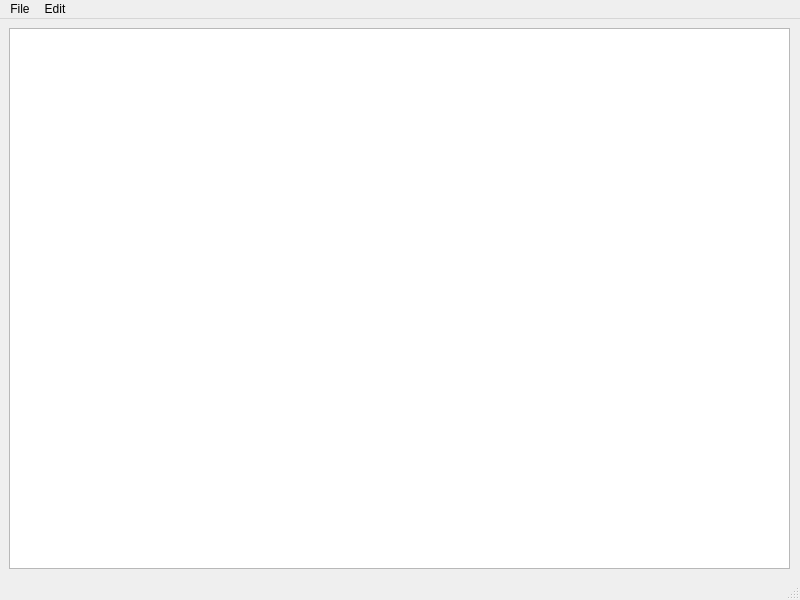
<?xml version="1.0" encoding="UTF-8"?>
<ui version="4.0">
 <class>MainWindow</class>
 <widget class="QMainWindow" name="MainWindow">
  <property name="geometry">
   <rect>
    <x>0</x>
    <y>0</y>
    <width>800</width>
    <height>600</height>
   </rect>
  </property>
  <property name="windowTitle">
   <string>MainWindow</string>
  </property>
  <widget class="QWidget" name="centralwidget">
   <widget class="QWidget" name="verticalLayoutWidget">
    <property name="geometry">
     <rect>
      <x>9</x>
      <y>9</y>
      <width>781</width>
      <height>541</height>
     </rect>
    </property>
    <layout class="QVBoxLayout" name="verticalLayout">
     <item>
      <widget class="QPlainTextEdit" name="base_PlainTextEdit"/>
     </item>
    </layout>
   </widget>
  </widget>
  <widget class="QMenuBar" name="menubar">
   <property name="geometry">
    <rect>
     <x>0</x>
     <y>0</y>
     <width>800</width>
     <height>21</height>
    </rect>
   </property>
   <widget class="QMenu" name="menuFiel">
    <property name="title">
     <string>File</string>
    </property>
    <addaction name="actionNew"/>
    <addaction name="actionOpen"/>
    <addaction name="actionSave"/>
    <addaction name="actionSave_as"/>
    <addaction name="separator"/>
    <addaction name="actionQuit"/>
   </widget>
   <widget class="QMenu" name="menuEdit">
    <property name="title">
     <string>Edit</string>
    </property>
    <addaction name="actionUndo"/>
    <addaction name="actionRedo"/>
    <addaction name="separator"/>
    <addaction name="actionCopy"/>
    <addaction name="actionPaste"/>
    <addaction name="actionCut"/>
   </widget>
   <addaction name="menuFiel"/>
   <addaction name="menuEdit"/>
  </widget>
  <widget class="QStatusBar" name="statusbar"/>
  <action name="actionNew">
   <property name="text">
    <string>New</string>
   </property>
   <property name="toolTip">
    <string>Create a new file.</string>
   </property>
  </action>
  <action name="actionOpen">
   <property name="text">
    <string>Open</string>
   </property>
   <property name="toolTip">
    <string>Open and existing file.</string>
   </property>
  </action>
  <action name="actionSave">
   <property name="text">
    <string>Save</string>
   </property>
   <property name="toolTip">
    <string>Save file.</string>
   </property>
  </action>
  <action name="actionSave_as">
   <property name="text">
    <string>Save as...</string>
   </property>
   <property name="toolTip">
    <string>Save file as a new name.</string>
   </property>
  </action>
  <action name="actionQuit">
   <property name="text">
    <string>Exit</string>
   </property>
   <property name="toolTip">
    <string>Close the application</string>
   </property>
  </action>
  <action name="actionCopy">
   <property name="text">
    <string>Copy</string>
   </property>
  </action>
  <action name="actionPaste">
   <property name="text">
    <string>Paste</string>
   </property>
  </action>
  <action name="actionUndo">
   <property name="text">
    <string>Undo</string>
   </property>
  </action>
  <action name="actionRedo">
   <property name="text">
    <string>Redo</string>
   </property>
  </action>
  <action name="actionCut">
   <property name="text">
    <string>Cut</string>
   </property>
  </action>
 </widget>
 <resources/>
 <connections/>
</ui>
